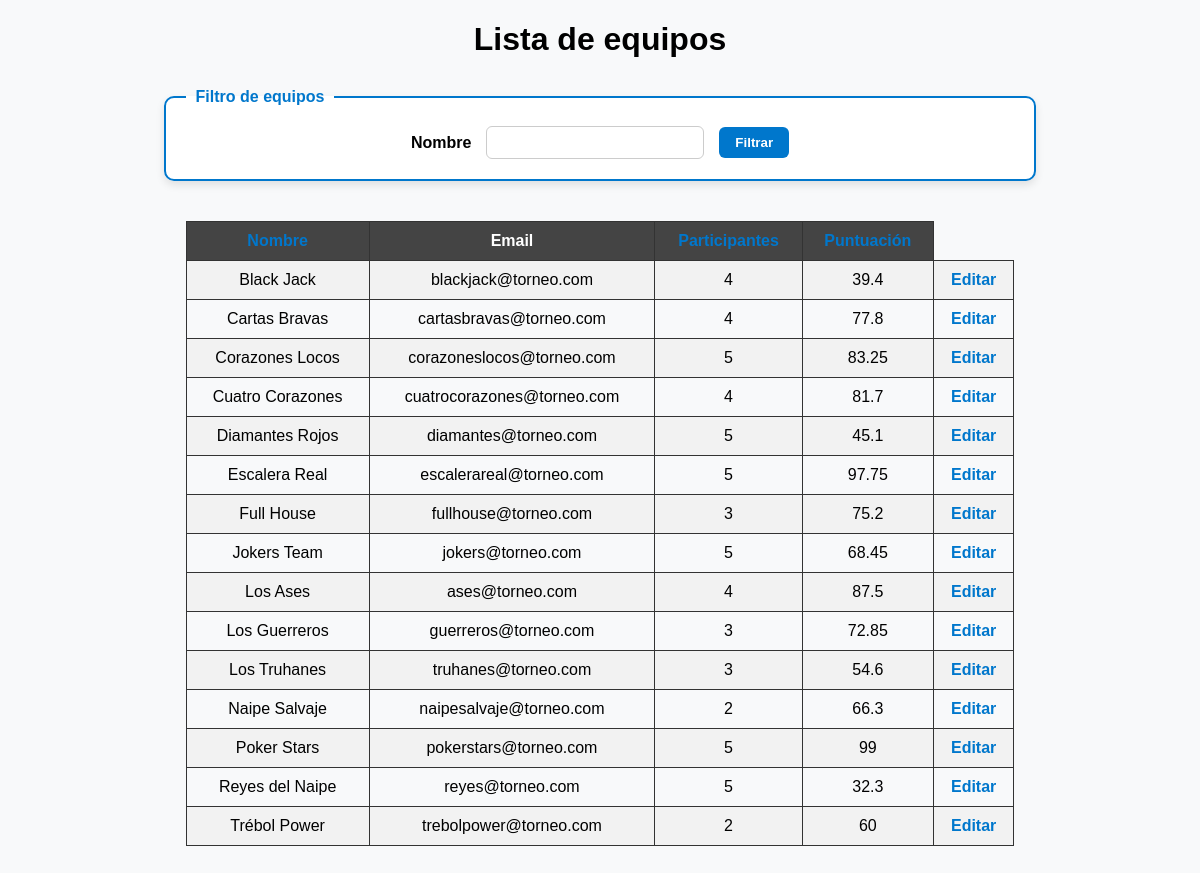
Screenshot of /ejercicio3/listar_equipos.php with the database file from the repository.
### tables this page shows
CREATE TABLE equipos(
	id_equipo INT AUTO_INCREMENT PRIMARY KEY,
    nombre VARCHAR(20) NOT NULL,
    email VARCHAR(360) NOT NULL,
    num_integrantes DECIMAL(2,0) UNSIGNED,
    puntuacion DECIMAL(4,2) UNSIGNED
);

### ejercicio3/src/EquipoDAO.php (called while the page is built, shortened)
<?php
require_once "src/Equipo.php";
class EquipoDAO {
    public static function getEquipos($filtros, $orden) {
        $db = Db::getConnection();
        $sql = "SELECT * FROM equipos WHERE 1=1";
        $params = [];
        $valoresPermitidosOrden = [
            'nombre',
            'num_integrantes',
            'puntuacion'
        ];
        if (in_array($orden, $valoresPermitidosOrden)) {
            $sql .= " ORDER BY $orden";
        } else {
            $sql .= " ORDER BY nombre";
        }
        $resultado = $db->prepare($sql);
        $resultado->execute($params);
        $equipos = [];
        while ($fila = $resultado->fetch(PDO::FETCH_ASSOC)) {
            $equipos[] = Equipo::desdeArray($fila);
        }
        return $equipos;
    }
}

### ejercicio3/src/Equipo.php (called while the page is built)
<?php
class Equipo
{
    private int $id;
    private string $nombre;
    private int $integrantes;
    private string $mail;
    private float $puntuacion;
    public function getId(): int
    {
        return $this->id;
    }
    public function getNombre(): string
    {
        return $this->nombre;
    }
    public function getIntegrantes(): int
    {
        return $this->integrantes;
    }
    public function getMail(): string
    {
        return $this->mail;
    }
    public function getPuntuacion(): float
    {
        return $this->puntuacion;
    }
    function __construct(int $id, string $nombre, int $integrantes, string $mail, float $puntuacion)
    {
        $this->id = $id;
        $this->nombre = $nombre;
        $this->integrantes = $integrantes;
        $this->mail = $mail;
        $this->puntuacion = $puntuacion;
    }
    public static function desdeArray(array $fila):Equipo{
        return new Equipo(
            (int) $fila['id_equipo'],
            (string)  $fila['nombre'],
            (int) $fila['num_integrantes'],
            (string) $fila['email'],
            (float) $fila['puntuacion']
        );
    }
}

### ejercicio3/listar_equipos.php (the view, shortened to what this page needs)
<?php
    require_once "src/EquipoDAO.php";
    $filtros = $_GET['nombre'];
    $orden = $_GET['orden'] ?? 'nombre';
    $equipos = EquipoDAO::getEquipos($filtros, $orden);
?>
<!DOCTYPE html>
<html lang="es">
<head>
    <link rel="stylesheet" href="../resources/css/listar_equipos.css">
</head>
<body>
    <h1>Lista de equipos</h1>
    <fieldset>
        <legend>Filtro de equipos</legend>
        <form method="get">
            <label for="nombre">Nombre</label>
            <input type="text" name="nombre">
            <button type="submit">Filtrar</button>
        </form>
    </fieldset>
    <table>
        <tr>
            <?php
            echo "<th><a href=\"listar_equipos.php?orden=nombre&nombre=".$filtros."\">Nombre</a></th>";
            echo "<th>Email</th>";
            echo "<th><a href=\"listar_equipos.php?orden=num_integrantes&nombre=".$filtros."\">Participantes</a></th>";
            echo "<th><a href=\"listar_equipos.php?orden=puntuacion&nombre=".$filtros."\">Puntuación</a></th>";
            ?>
        </tr>
         <?php
            foreach($equipos as $equipo){
            echo "<tr>";
            echo "<td>" . $equipo->getNombre() . "</td>";
            echo "<td>". $equipo->getMail() ."</td>";
            echo "<td>". $equipo->getIntegrantes() ."</td>";
            echo "<td>" . $equipo->getPuntuacion() ."</td>";
            echo "<td><a href=\"modificar_equipo.php?id=". $equipo->getId() ."\">Editar</a></td>";
            echo "</tr>";
            }
         ?>
    </table>
</body>
</html>

### resources/css/listar_equipos.css (style rules this page uses)
body { font-family: Arial, sans-serif; background: #f8f9fa; }
h1 { text-align: center; }
fieldset { width: 70%; margin: 30px auto; padding: 20px; border: 2px solid #0077cc; border-radius: 10px; background: #ffffff; box-shadow: 0px 4px 8px rgba(0, 0, 0, 0.1); }
legend { font-weight: bold; color: #0077cc; padding: 0 10px; }
form { display: flex; justify-content: center; align-items: center; gap: 15px; }
label { font-weight: bold; }
input[type="text"] { padding: 8px; border: 1px solid #ccc; border-radius: 6px; width: 200px; }
button { background-color: #0077cc; color: white; border: none; padding: 8px 16px; border-radius: 6px; cursor: pointer; font-weight: bold; }
table { border-collapse: collapse; margin: 40px auto; width: 70%; text-align: center; font-family: Arial, sans-serif; }
th, td { border: 1px solid #333; padding: 10px; }
th { background-color: #444; color: white; }
tr:nth-child(even) { background-color: #f2f2f2; }
a { text-decoration: none; color: #0077cc; font-weight: bold; }

### rows the page displays
equipos: nombre "Black Jack", email "blackjack@torneo.com", num_integrantes "4", puntuacion "39.4"
equipos: nombre "Cartas Bravas", email "cartasbravas@torneo.com", num_integrantes "4", puntuacion "77.8"
equipos: nombre "Corazones Locos", email "corazoneslocos@torneo.com", num_integrantes "5", puntuacion "83.25"
equipos: nombre "Cuatro Corazones", email "cuatrocorazones@torneo.com", num_integrantes "4", puntuacion "81.7"
equipos: nombre "Diamantes Rojos", email "diamantes@torneo.com", num_integrantes "5", puntuacion "45.1"
equipos: nombre "Escalera Real", email "escalerareal@torneo.com", num_integrantes "5", puntuacion "97.75"
equipos: nombre "Full House", email "fullhouse@torneo.com", num_integrantes "3", puntuacion "75.2"
equipos: nombre "Jokers Team", email "jokers@torneo.com", num_integrantes "5", puntuacion "68.45"
equipos: nombre "Los Ases", email "ases@torneo.com", num_integrantes "4", puntuacion "87.5"
equipos: nombre "Los Guerreros", email "guerreros@torneo.com", num_integrantes "3", puntuacion "72.85"
equipos: nombre "Los Truhanes", email "truhanes@torneo.com", num_integrantes "3", puntuacion "54.6"
equipos: nombre "Naipe Salvaje", email "naipesalvaje@torneo.com", num_integrantes "2", puntuacion "66.3"
equipos: nombre "Poker Stars", email "pokerstars@torneo.com", num_integrantes "5", puntuacion "99"
equipos: nombre "Reyes del Naipe", email "reyes@torneo.com", num_integrantes "5", puntuacion "32.3"
equipos: nombre "Trébol Power", email "trebolpower@torneo.com", num_integrantes "2", puntuacion "60"
